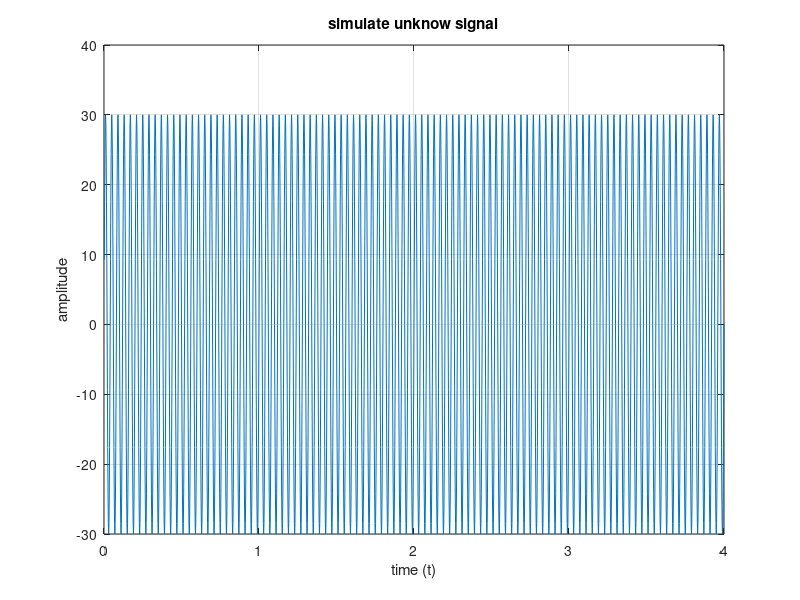

Here is the MATLAB script that generated this plot: (Note: this script raises an error after producing the figure.)
clc, clear, close all
%{
  @System ID Homework9
  @Recuisive least square (RLS)
  @Dimensionss:
    input: m = 2
    output: q = 2
    state: n = 4
    arn : AR model parameters numbers
    parameters A:arn x q
    gain K:arn x 1
    output y:1xq
    error e:1xq
    input x[t]:1 x arn
    P: arn x arn
    sigma: 1x1
%}
% Define dimension
Fs = 500;
Ts = 1/Fs;
m = 1;
q = 1;
AR_PARAMETERS_NUMBERS = 2;  % tune two coefficient;
delta_t = Ts;
lambda = 0.95;
step_times = 1000;
L = 2000;    % Create 2000 terms of markov parameters

% simulation
k_dots = 1:1:L;
sin_freq1 = 25;
sin_A1 = 30;
sin_freq2 = 20;
sin_A2 = 5;
noise = rand(1, L)*0.01;
y_raw = sin_A1*sin(2*pi*sin_freq1*k_dots*Ts);
SNR = 20 * log(mean((y_raw./noise).^2)^0.5)
y_raw = y_raw + noise;
figure();
plot(k_dots*Ts, y_raw);
title('simulate unknow signal')
xlabel('time (t)');
ylabel('amplitude');
grid on;

% step three
% y[t] = ar1 * y[t-1] + ar2 * y[t-2]
Y = y_raw(:, AR_PARAMETERS_NUMBERS+1:end)';
X = zeros([L-AR_PARAMETERS_NUMBERS, AR_PARAMETERS_NUMBERS]);
for i = 1:AR_PARAMETERS_NUMBERS
   X(:, i) = y_raw(:, AR_PARAMETERS_NUMBERS-i+1:L-i)';
end

% update the parameters
A = rand([AR_PARAMETERS_NUMBERS, 1]);    % initial A parameters
error = zeros([L-2*AR_PARAMETERS_NUMBERS, 1]);
i = 1;
for step = AR_PARAMETERS_NUMBERS:L-AR_PARAMETERS_NUMBERS
    x = X(step, :);
    y = Y(step, :);
    P_before = x' * x;
    [A, P_now, K, sigma, e_hat] = ExpWinRLS(x, y, P_before, A, lambda);
    error(i, :) = e_hat;
    i = i + 1;
end

figure();
plot(1:1:L-2*AR_PARAMETERS_NUMBERS+1, error);
title('error')
xlabel('dots');
ylabel('amplitude');
grid on;

predict_numbers = 500;
y_predict = zeros([predict_numbers, 1]);
for j=1:AR_PARAMETERS_NUMBERS
    y_predict(j, :) = Y(j,:);
end
for i= AR_PARAMETERS_NUMBERS+1:predict_numbers
    x_predict = zeros([1, AR_PARAMETERS_NUMBERS]);
    for j= 1:AR_PARAMETERS_NUMBERS
        x_predict(1, j) = y_predict(i-j);
    end
    y_predict(i, :) = x_predict * A;
end
figure();
plot((1:1:predict_numbers)*Ts, y_predict);
title('simulate model estimate signal')
xlabel('time (t)');
ylabel('amplitude');
grid on;

A

% ar1 = 2cos(2*w*delta_t)
freq_id = acos(A(1)/2) / (delta_t*2*pi)


% state space Ad
Ad = [1 0;A']
eigvalue = eig(Ad)



